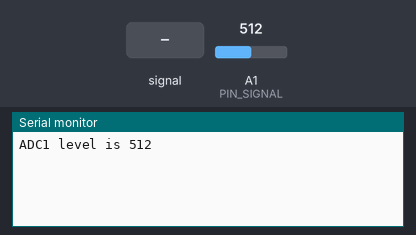
A sketch run on a simulated Arduino Uno, built with avr-gcc and run on an emulated ATmega328P. Parts: the last lines printed to the serial monitor. Inputs (shaded band) come from the test bench; at power-on: A1 (PIN_SIGNAL) = 512.

Above: at 1.8 s.
1.9 s: A1 (PIN_SIGNAL) fed a 200 Hz sine of ±81 counts around its level
At 3.1 s:
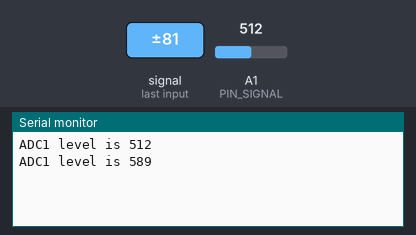
3.4 s: A1 (PIN_SIGNAL) set to 716
At 4.6 s:
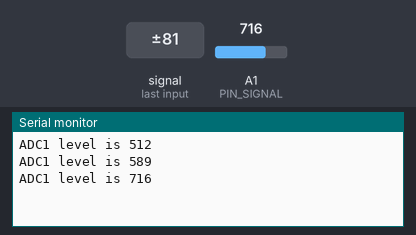
4.9 s: A1 (PIN_SIGNAL) fed a 1000 Hz sine of ±255 counts around its level
At 5.4 s:
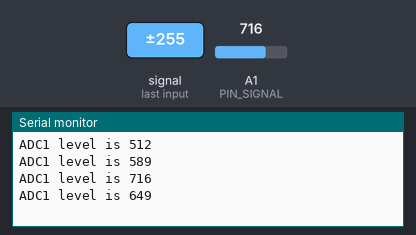
6.4 s: A1 (PIN_SIGNAL) set to 900
At 8.2 s:
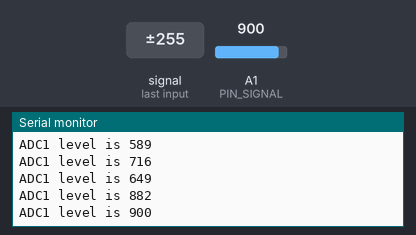
Timing chart, 0 to 8.9 s (numbered marks = the images above; inputs shaded):
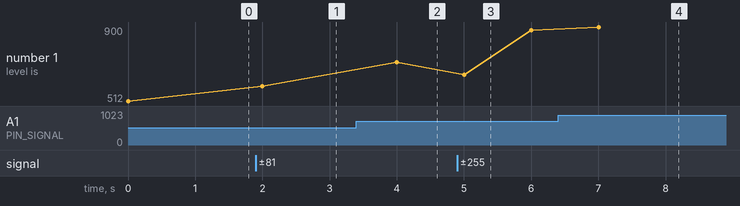

The sketch:

pressure_sensor.ino
```cpp
#define PIN_SIGNAL 1 //A1

int HistoryValue = 0;
char printBuffer[128];

void setup()
{
  Serial.begin(9600);
}

void loop()
{
    int value = analogRead(PIN_SIGNAL); // get adc value

    if(((HistoryValue>=value) && ((HistoryValue - value) > 10)) || ((HistoryValue<value) && ((value - HistoryValue) > 10)))
    {
      sprintf(printBuffer,"ADC%d level is %d\n",PIN_SIGNAL, value);
      Serial.print(printBuffer);
      HistoryValue = value;
    }

  delay(1000);
}
```

Measured:
- after the input at 1.9 s, the serial monitor: prints a new line after 0.10 s (image 1)
- after the input at 3.4 s, the serial monitor: prints a new line after 0.60 s (image 2)
- after the input at 4.9 s, the serial monitor: prints a new line after 0.10 s (image 3)
- after the input at 6.4 s, the serial monitor: prints a new line after 0.60 s (image 4)
- plotted number 1: 512 → 589 after the input at 1.9 s, 589 → 716 after the input at 3.4 s, 716 → 882 after the input at 4.9 s, 882 → 900 after the input at 6.4 s
